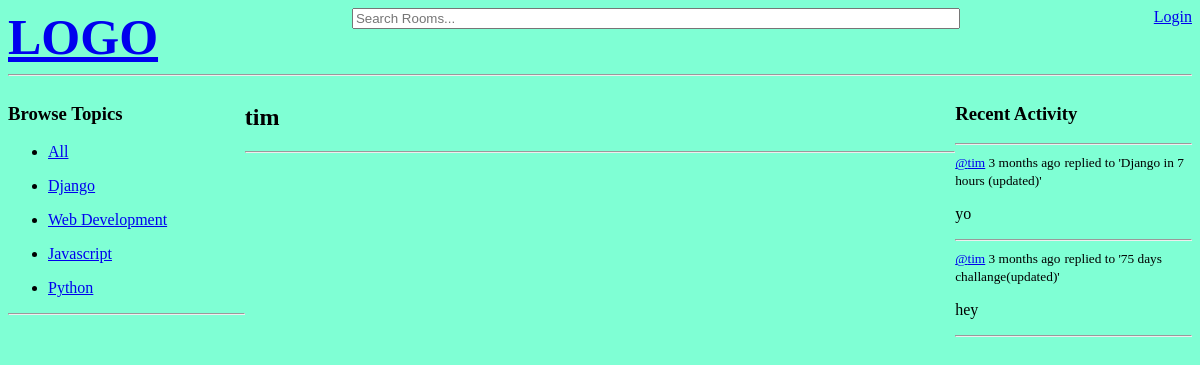
Page /profile-page/4/ on the committed database.
### base/models.py (models this page shows, shortened)
class Topic(models.Model):
    name = models.CharField(max_length=200)

class Message(models.Model):
    user = models.ForeignKey(User, on_delete=models.deletion.CASCADE)
    Room = models.ForeignKey(Room, on_delete=models.deletion.CASCADE)
    body = models.TextField()
    updated = models.DateTimeField(auto_now=True)
    created = models.DateTimeField(auto_now_add=True)
    class Meta ():
        ordering = ['-updated', '-created']

class Room(models.Model):
    host = models.ForeignKey(User, on_delete=models.SET_NULL, null= True)
    topic = models.ForeignKey(Topic , on_delete=models.SET_NULL, null= True)
    name = models.CharField(max_length= 200)
    description = models.TextField(null=True, blank=True)
    participants = models.ManyToManyField(User, related_name='participants')
    updated = models.DateTimeField(auto_now=True)
    created = models.DateTimeField(auto_now_add=True)
    class Meta ():
        ordering = ['-updated', '-created']
    def __str__(self):
        return self.name

### base/views.py (the view)
# urls.py: path('profile-page/<int:pk>/', views.profilePage, name='profile-page'),
def profilePage(request, pk):
    user = User.objects.get(id=pk)
    rooms = user.room_set.all()
    room_messages = user.message_set.all()
    topics = Topic.objects.all()
    context = {
        'user': user,
        'rooms': rooms,
        'room_messages':room_messages,
        'topics': topics,
    }
    return render(request, 'base/profile.html', context )

### base/templates/base/profile.html (shortened to what this page needs)
{% extends 'main.html' %}
{% block content %}
    <div class="profile-container">
        <div class="browse_topics">
           {% include 'base/topics_component.html' %}
        </div>
        <div>
            <h2>{{user.username}}</h2>
            {% include 'base/feed_component.html' %}
        </div>
        <div>
           {% include 'base/activity_component.html' %}
        </div>
    </div>
{% endblock %}

### base/templates/base/topics_component.html
<h3>Browse Topics</h3>
<div>
    <ul>
        <li>
            <a href="{% url 'home' %}">All</a>
        </li>
    </ul>
</div>
{% for topic in topics %}
    <div>
        <ul>
            <li>
                <a href="{% url 'home' %}?q={{topic.name}}">{{topic.name}}</a>
            </li>
        </ul>
    </div>
{% endfor %}
<hr>

### base/templates/base/activity_component.html (shortened to what this page needs)
<h3>Recent Activity</h3>
<hr>
{% for message in room_messages %}
    <div>
        <small><a href="{% url 'profile-page' message.user.id %}">@{{message.user}}</a> {{message.created|timesince}} ago</small>
        <small> replied to '{{message.Room}}'</small>
        <p>{{message.body}}</p>
        <hr>
    </div>
{% endfor %}

### static/style/main.css (style rules this page uses)
body { background-color: aquamarine; }

### base/templates/base/profile.html (style rules this page uses)
.profile-container { display: grid; grid-template-columns: 1fr 3fr 1fr; }

### rows in the picture
Topic: name "Django"
Topic: name "Web Development"
Topic: name "Javascript"
Topic: name "Python"
Message: user "tim", created "3 months", Room "Django in 7 hours (updated)", body "yo"
Message: user "tim", created "3 months", Room "75 days challange(updated)", body "hey"

### other values in the picture
{{ user.username }} "tim"
